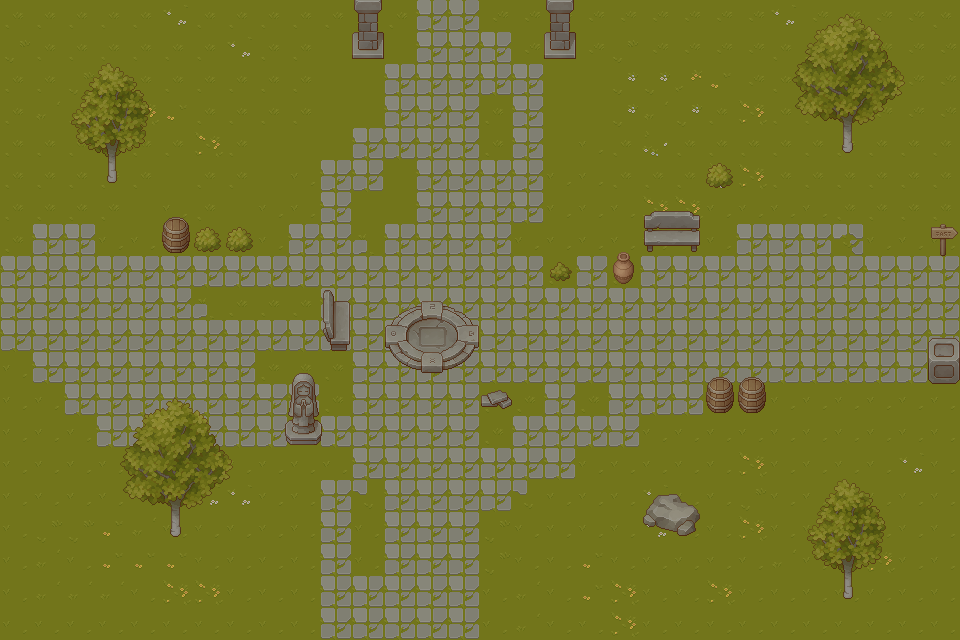

The image is a tile-based game level rendered from a .tmx file. Its description and complete source (layers, tilesets, objects, tile grids) follow:
An orthogonal 30x20 tile map with 32x32 px tiles, 2 tile layers (Tile Layer 1, Tree), 4 tilesets.

<map version="1.10" tiledversion="1.10.2" orientation="orthogonal" renderorder="right-down" width="30" height="20" tilewidth="32" tileheight="32" infinite="0" nextlayerid="5" nextobjectid="1">
 <tileset firstgid="1" source="Grass.tsx" />
 <tileset firstgid="65" source="Plants.tsx" />
 <tileset firstgid="321" source="Props.tsx" />
 <tileset firstgid="577" source="Stone Ground.tsx" />
 <layer id="1" name="Tile Layer 1" width="30" height="20">
  <data encoding="csv">
19,19,19,19,19,7,19,19,19,19,19,19,19,42,42,28,28,28,28,28,28,28,28,28,7,28,28,28,28,19,
10,19,19,19,19,19,19,7,19,19,1,1,1,42,42,42,28,28,28,10,28,28,28,28,19,19,19,28,28,28,
19,19,10,21,19,19,19,19,19,19,1,1,42,42,42,42,42,1,1,14,14,15,21,28,19,19,19,28,28,28,
19,27,19,19,30,21,19,19,19,19,1,1,42,42,42,19,42,1,1,14,27,14,19,30,19,19,28,28,28,28,
19,19,19,27,19,19,30,19,1,1,1,42,42,42,42,19,42,1,12,19,29,19,19,19,19,19,19,19,19,19,
19,19,19,19,19,1,19,19,1,12,42,42,1,42,42,42,42,12,12,19,19,19,29,30,19,19,19,19,19,19,
19,19,19,19,1,12,19,1,12,12,42,1,1,42,42,42,42,12,12,12,30,30,12,12,12,12,19,19,19,19,
19,42,42,12,12,12,12,12,12,42,42,55,42,42,42,42,12,12,12,12,12,12,12,42,42,42,58,12,12,12,
42,42,42,42,42,42,42,42,42,42,42,42,42,42,42,42,42,19,42,19,42,42,42,42,42,42,42,42,42,42,
42,42,42,42,42,42,55,19,19,19,42,42,42,42,42,42,42,42,42,42,42,42,42,42,42,42,42,42,42,42,
42,42,42,42,42,42,42,42,42,42,42,42,42,42,42,42,42,42,42,42,42,42,42,42,42,42,42,42,42,42,
12,42,42,42,42,42,42,42,19,19,19,42,42,42,42,42,42,42,42,42,42,42,42,42,42,42,42,42,42,12,
12,12,42,42,42,42,42,42,42,42,19,42,42,42,42,19,19,42,19,42,42,42,12,12,12,12,12,12,12,12,
12,12,12,42,42,42,42,42,42,12,42,42,42,42,42,19,42,42,42,42,12,12,12,12,12,12,12,12,12,12,
12,12,12,12,12,12,12,12,12,12,12,42,42,42,42,42,42,42,12,12,12,12,12,30,12,12,12,12,7,12,
12,12,12,12,12,12,7,7,12,12,42,53,42,42,42,42,53,12,12,12,7,12,12,10,12,12,12,12,12,12,
12,10,10,21,27,12,12,12,12,12,42,12,42,42,42,10,12,12,12,12,7,12,12,30,12,12,21,12,12,12,
12,27,12,21,21,21,12,12,12,12,42,12,42,42,42,10,12,12,21,12,12,12,12,12,27,12,12,30,12,12,
12,27,27,27,12,30,30,12,12,12,42,42,42,42,42,12,27,12,21,30,12,12,30,12,12,12,12,12,12,12,
12,12,12,12,12,12,12,12,12,12,42,42,42,42,42,12,27,12,12,30,12,12,12,12,12,12,12,12,12,12
</data>
 </layer>
 <layer id="4" name="Tree" width="30" height="20">
  <data encoding="csv">
0,0,0,0,0,0,0,0,0,0,0,428,0,0,0,0,0,428,0,0,0,0,0,0,65,66,67,68,69,0,
0,0,74,75,76,0,0,0,0,0,0,444,0,0,0,0,0,444,0,0,0,0,0,0,81,82,83,84,85,0,
0,0,90,91,92,0,0,0,0,0,0,0,0,0,0,0,0,0,0,0,0,0,0,0,97,98,99,100,101,0,
0,0,106,107,108,0,0,0,0,0,0,0,0,0,0,0,0,0,0,0,0,0,0,0,113,114,115,116,117,0,
0,0,122,123,124,0,0,0,0,0,0,0,0,0,0,0,0,0,0,0,0,0,0,0,129,130,131,132,133,0,
0,0,138,139,140,0,0,0,0,0,0,0,0,0,0,0,0,0,0,0,0,0,164,0,0,0,0,0,0,0,
0,0,0,0,0,390,0,0,0,0,0,0,0,0,0,0,0,0,0,0,330,331,0,0,0,0,0,0,0,0,
0,0,0,0,0,406,164,164,0,0,0,0,0,0,0,0,0,0,0,486,346,347,0,0,0,0,0,0,0,404,
0,0,0,0,0,0,0,0,0,0,0,0,0,0,0,0,0,162,0,502,0,0,0,0,0,0,0,0,0,0,
0,0,0,0,0,0,0,0,0,0,381,0,460,461,462,0,0,0,0,0,0,0,0,0,0,0,0,0,0,0,
0,0,0,0,0,0,0,0,0,0,397,0,476,477,478,0,0,0,0,0,0,0,0,0,0,0,0,0,0,474,
0,0,0,0,0,0,0,0,0,335,0,0,492,493,494,0,0,0,0,0,0,0,390,390,0,0,0,0,0,490,
0,0,0,65,66,67,68,69,0,351,0,0,0,0,0,570,0,0,0,0,0,0,406,406,0,0,0,0,0,0,
0,0,0,81,82,83,84,85,366,367,368,0,0,0,0,0,0,0,0,0,0,0,0,0,0,0,0,0,0,0,
0,0,0,97,98,99,100,101,0,0,0,0,0,0,0,0,0,0,0,0,0,0,0,0,0,74,75,76,0,0,
0,0,0,113,114,115,116,117,0,0,0,0,0,0,0,0,0,0,0,0,529,530,0,0,0,90,91,92,0,0,
0,0,0,129,130,131,132,133,0,0,0,0,0,0,0,0,0,0,0,0,545,546,0,0,0,106,107,108,0,0,
0,0,0,0,0,0,0,0,0,0,0,0,0,0,0,0,0,0,0,0,0,0,0,0,0,122,123,124,0,0,
0,0,0,0,0,0,0,0,0,0,0,0,0,0,0,0,0,0,0,0,0,0,0,0,0,138,139,140,0,0,
0,0,0,0,0,0,0,0,0,0,0,0,0,0,0,0,0,0,0,0,0,0,0,0,0,0,0,0,0,0
</data>
 </layer>
</map>
